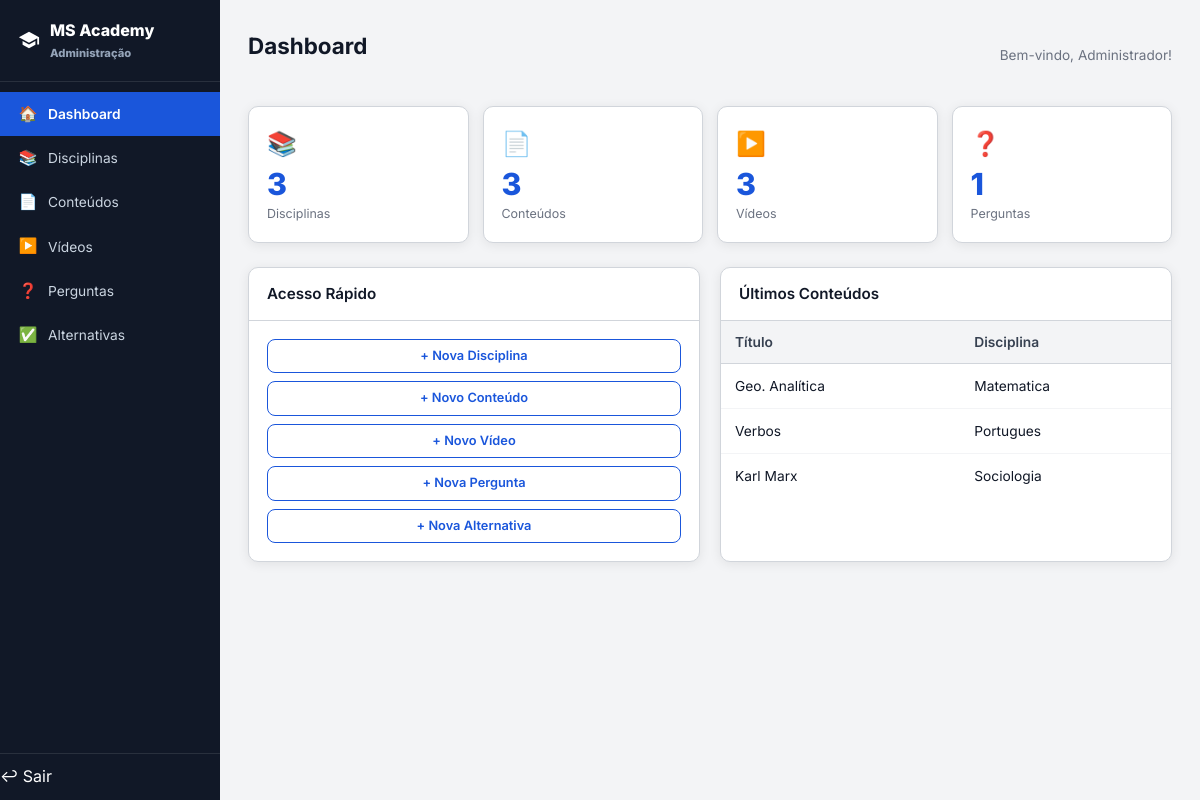
Page /admin/index.php (signed in) on the committed database.
### tables this page shows
CREATE TABLE `conteudo` (
  `id` int NOT NULL AUTO_INCREMENT,
  `disciplina_id` int NOT NULL,
  `titulo` varchar(200) NOT NULL,
  `resumo` text,
  `html` longtext NOT NULL,
  `ordem` int DEFAULT '1',
  `criado_em` timestamp NULL DEFAULT CURRENT_TIMESTAMP,
  `atualizado_em` timestamp NULL DEFAULT CURRENT_TIMESTAMP ON UPDATE CURRENT_TIMESTAMP,
  PRIMARY KEY (`id`),
  KEY `fk_conteudo_disciplina` (`disciplina_id`),
  CONSTRAINT `fk_conteudo_disciplina` FOREIGN KEY (`disciplina_id`) REFERENCES `disciplina` (`id`) ON DELETE CASCADE
);

CREATE TABLE `disciplina` (
  `id` int NOT NULL AUTO_INCREMENT,
  `nome` varchar(100) NOT NULL,
  `descricao` text,
  PRIMARY KEY (`id`)
);

### includes/funcoes.php (called while the page is built, shortened)
<?php
function h($str) {
    return htmlspecialchars((string)$str, ENT_QUOTES, 'UTF-8');
}

### admin/index.php (the view, shortened to what this page needs)
<?php
require_once __DIR__ . '/includes/admin_init.php';
$total_disc = $conn->query("SELECT COUNT(*) FROM disciplina")->fetch_row()[0];
$total_cont = $conn->query("SELECT COUNT(*) FROM conteudo")->fetch_row()[0];
$total_vid  = $conn->query("SELECT COUNT(*) FROM video")->fetch_row()[0];
$total_perg = $conn->query("SELECT COUNT(*) FROM pergunta")->fetch_row()[0];
require_once __DIR__ . '/includes/admin_header.php';
?>
<div class="page-header">
  <h2>Dashboard</h2>
  <span style="font-size:.85rem;color:var(--gray-500);">Bem-vindo, <?= h($_SESSION['admin_nome'] ?? 'Admin') ?>!</span>
</div>
<div class="stat-cards">
  <div class="stat-card"><div class="s-icon">📚</div><div class="s-value"><?= $total_disc ?></div><div class="s-label">Disciplinas</div></div>
  <div class="stat-card"><div class="s-icon">📄</div><div class="s-value"><?= $total_cont ?></div><div class="s-label">Conteúdos</div></div>
  <div class="stat-card"><div class="s-icon">▶️</div><div class="s-value"><?= $total_vid ?></div><div class="s-label">Vídeos</div></div>
  <div class="stat-card"><div class="s-icon">❓</div><div class="s-value"><?= $total_perg ?></div><div class="s-label">Perguntas</div></div>
</div>
<div style="display:grid;grid-template-columns:1fr 1fr;gap:20px;">
  <div class="panel">
    <div class="panel-header"><h3>Acesso Rápido</h3></div>
    <div class="panel-body" style="display:flex;flex-direction:column;gap:8px;">
      <a href="disciplina/criar.php" class="btn btn-outline btn-sm">+ Nova Disciplina</a>
      <a href="conteudo/criar.php"   class="btn btn-outline btn-sm">+ Novo Conteúdo</a>
      <a href="video/criar.php"      class="btn btn-outline btn-sm">+ Novo Vídeo</a>
      <a href="pergunta/criar.php"   class="btn btn-outline btn-sm">+ Nova Pergunta</a>
      <a href="alternativa/criar.php" class="btn btn-outline btn-sm">+ Nova Alternativa</a>
    </div>
  </div>
  <div class="panel">
    <div class="panel-header"><h3>Últimos Conteúdos</h3></div>
    <table class="data-table">
      <thead><tr><th>Título</th><th>Disciplina</th></tr></thead>
      <tbody>
      <?php
      $res = $conn->query(
          "SELECT c.titulo, d.nome AS disc
           FROM conteudo c JOIN disciplina d ON d.id = c.disciplina_id
           ORDER BY c.criado_em DESC LIMIT 6"
      );
      while ($row = $res->fetch_assoc()): ?>
        <tr>
          <td><?= h($row['titulo']) ?></td>
          <td><?= h($row['disc']) ?></td>
        </tr>
      <?php endwhile; ?>
      </tbody>
    </table>
  </div>
</div>
<?php require_once __DIR__ . '/includes/admin_footer.php'; ?>

### assets/css/style.css (style rules this page uses)
*, *::before, *::after { box-sizing: border-box; margin: 0; padding: 0; }
:root { --blue: #1A56DB; --blue-dark: #1240A8; --blue-light: #EBF2FF; --blue-soft: #DBEAFE; --gray-900: #111827; --gray-700: #374151; --gray-500: #6B7280; --gray-300: #D1D5DB; --gray-100: #F3F4F6; --green: #059669; --green-soft: #D1FAE5; --red: #DC2626; --red-soft: #FEE2E2; --orange: #D97706; --orange-soft:#FEF3C7; --white: #FFFFFF; --radius: 10px; --shadow: 0 2px 12px rgba(0,0,0,0.08); --shadow-lg: 0 8px 32px rgba(0,0,0,0.13); --transition: 0.18s ease; }
html { font-size: 16px; scroll-behavior: smooth; }
body { font-family: 'Inter', system-ui, -apple-system, sans-serif; color: var(--gray-900); background: var(--white); line-height: 1.6; min-height: 100vh; display: flex; flex-direction: column; }
a { color: inherit; text-decoration: none; }
h2 { font-size: 1.4rem; font-weight: 700; }
h3 { font-size: 1.1rem; font-weight: 600; }
.btn { display: inline-flex; align-items: center; justify-content: center; gap: 8px; padding: 9px 20px; border-radius: 8px; font-weight: 600; font-size: 0.88rem; transition: all var(--transition); cursor: pointer; border: none; font-family: inherit; }
.btn-outline { background: transparent; color: var(--blue); border: 1.5px solid var(--blue); }
.btn-sm { padding: 6px 14px; font-size: 0.8rem; }
.admin-content h2 { margin-bottom: 20px; }
.page-header { display: flex; align-items: center; justify-content: space-between; margin-bottom: 22px; }
.panel { background: var(--white); border: 1px solid var(--gray-300); border-radius: var(--radius); box-shadow: var(--shadow); overflow: hidden; margin-bottom: 20px; }
.panel-header { padding: 14px 18px; border-bottom: 1px solid var(--gray-300); display: flex; align-items: center; justify-content: space-between; }
.panel-header h3 { font-size: .95rem; }
.panel-body { padding: 18px; }
.data-table { width: 100%; border-collapse: collapse; font-size: .86rem; }
.data-table th { text-align: left; padding: 10px 14px; background: var(--gray-100); color: var(--gray-700); font-weight: 600; border-bottom: 1px solid var(--gray-300); white-space: nowrap; }
.data-table td { padding: 11px 14px; border-bottom: 1px solid var(--gray-100); vertical-align: middle; }
.data-table tr:last-child td { border-bottom: none; }
.stat-cards { display: grid; grid-template-columns: repeat(4, 1fr); gap: 14px; margin-bottom: 24px; }
.stat-card { background: var(--white); border: 1px solid var(--gray-300); border-radius: var(--radius); padding: 18px; box-shadow: var(--shadow); }
.stat-card .s-icon { font-size: 1.5rem; margin-bottom: 6px; }
.stat-card .s-value { font-size: 1.9rem; font-weight: 800; color: var(--blue); line-height: 1; }
.stat-card .s-label { font-size: .78rem; color: var(--gray-500); margin-top: 4px; }

### rows in the picture
conteudo: titulo "Geo. Analítica", disciplina.nome "Matematica"
conteudo: titulo "Verbos", disciplina.nome "Portugues"
conteudo: titulo "Karl Marx", disciplina.nome "Sociologia"

### other values in the picture
$icon "🏠 📚 📄 ▶️ ❓ ✅"
$label "Dashboard Disciplinas Conteúdos Vídeos Perguntas Alternativas"
$_SESSION['admin_nome'] "Administrador"
$total_disc "3"
$total_cont "3"
$total_vid "3"
$total_perg "1"
